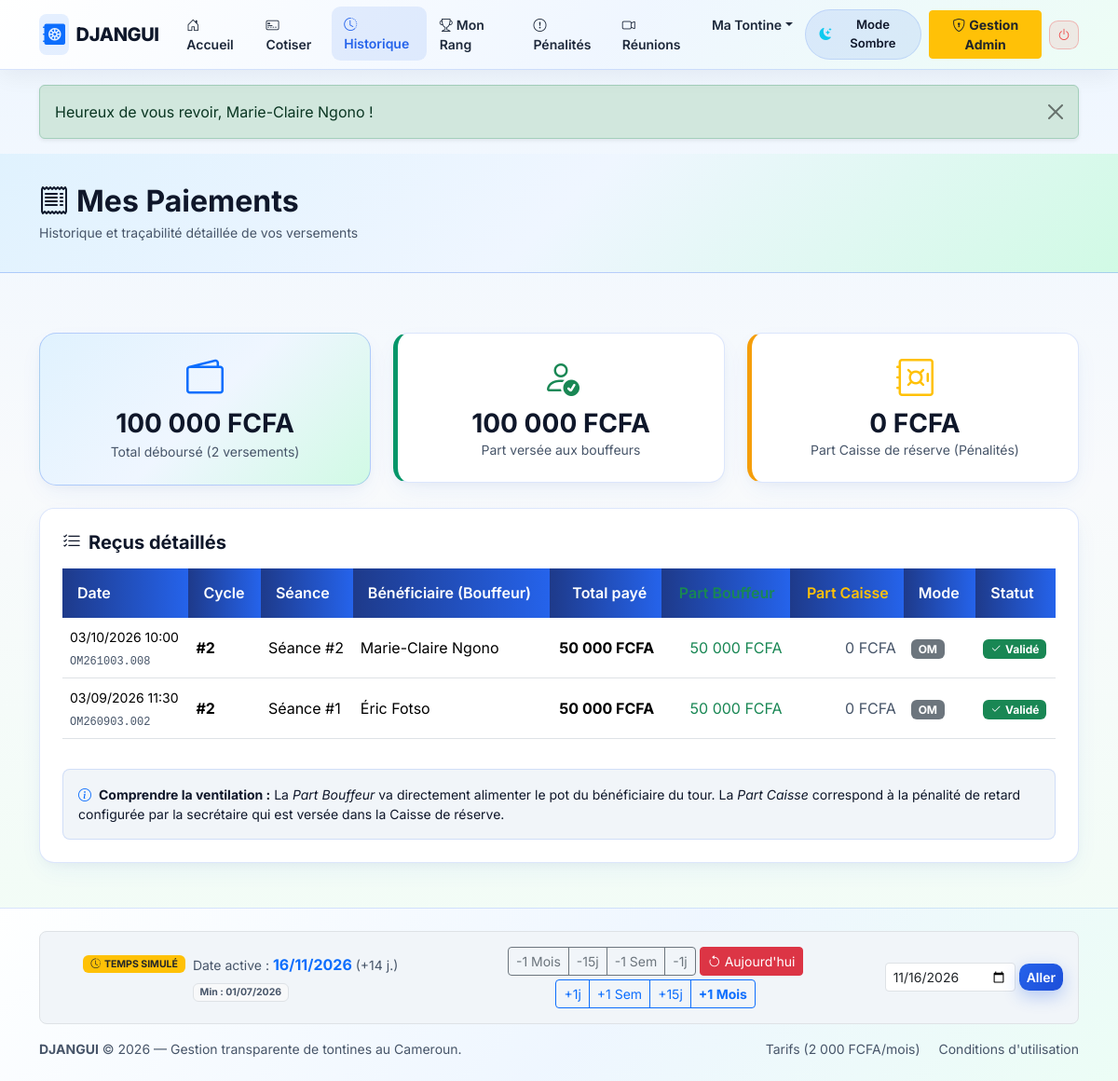
The app's page /member/payments.php (signed in) with its own data.
### tables this page shows
CREATE TABLE payments (
    id INT UNSIGNED AUTO_INCREMENT PRIMARY KEY,
    contribution_id INT UNSIGNED NOT NULL,
    paye_par_user_id INT UNSIGNED NOT NULL COMMENT 'Le membre connecte qui a initie le paiement',
    montant_total DECIMAL(12,2) NOT NULL COMMENT 'Montant total debourse par le membre',
    part_beneficiaire DECIMAL(12,2) NOT NULL DEFAULT 0.00 COMMENT 'Part versee au bouffeur (actuel ou ancien) de la seance',
    part_caisse_reserve DECIMAL(12,2) NOT NULL DEFAULT 0.00 COMMENT 'Part versee a la caisse de reserve de l admin (penalite/reliquat)',
    mode_paiement ENUM('momo', 'om', 'especes') NOT NULL DEFAULT 'momo',
    reference_paiement VARCHAR(80) DEFAULT NULL,
    date_paiement DATETIME NOT NULL DEFAULT CURRENT_TIMESTAMP,
    est_en_retard TINYINT(1) NOT NULL DEFAULT 0,
    statut_paiement ENUM('valide', 'en_attente', 'rejete') NOT NULL DEFAULT 'valide',
    commentaire VARCHAR(255) DEFAULT NULL,
    created_at DATETIME NOT NULL DEFAULT CURRENT_TIMESTAMP,

    CONSTRAINT chk_payments_total CHECK (montant_total > 0),
    CONSTRAINT chk_payments_ventilation CHECK (montant_total = part_beneficiaire + part_caisse_reserve),
    CONSTRAINT fk_payments_contribution FOREIGN KEY (contribution_id) REFERENCES contributions(id) ON DELETE RESTRICT ON UPDATE CASCADE,
    CONSTRAINT fk_payments_payeur FOREIGN KEY (paye_par_user_id) REFERENCES users(id) ON DELETE RESTRICT ON UPDATE CASCADE,
    INDEX idx_payments_contribution (contribution_id),
    INDEX idx_payments_payeur (paye_par_user_id, date_paiement)
);

CREATE TABLE cycles (
    id INT UNSIGNED AUTO_INCREMENT PRIMARY KEY,
    tontine_id INT UNSIGNED NOT NULL,
    numero_cycle INT UNSIGNED NOT NULL,
    titre VARCHAR(100) NOT NULL,
    montant_cotisation DECIMAL(12,2) NOT NULL,
    frequence ENUM('hebdo', 'bimensuel', 'mensuel') NOT NULL DEFAULT 'mensuel',
    montant_penalite_retard DECIMAL(12,2) NOT NULL DEFAULT 0.00,
    date_debut DATE NOT NULL,
    date_fin DATE DEFAULT NULL,
    statut ENUM('brouillon', 'actif', 'termine', 'annule') NOT NULL DEFAULT 'brouillon',
    date_tirage DATETIME DEFAULT NULL,
    tirage_verrouille TINYINT(1) NOT NULL DEFAULT 0,
    auteur_tirage_id INT UNSIGNED DEFAULT NULL,
    created_at DATETIME NOT NULL DEFAULT CURRENT_TIMESTAMP,

    CONSTRAINT uq_cycles_tontine_numero UNIQUE (tontine_id, numero_cycle),
    CONSTRAINT chk_cycles_montant CHECK (montant_cotisation > 0),
    CONSTRAINT chk_cycles_penalite CHECK (montant_penalite_retard >= 0),
    CONSTRAINT fk_cycles_tontine FOREIGN KEY (tontine_id) REFERENCES tontines(id) ON DELETE CASCADE ON UPDATE CASCADE,
    CONSTRAINT fk_cycles_auteur_tirage FOREIGN KEY (auteur_tirage_id) REFERENCES users(id) ON DELETE SET NULL ON UPDATE CASCADE,
    INDEX idx_cycles_tontine_statut (tontine_id, statut)
);

CREATE TABLE contributions (
    id INT UNSIGNED AUTO_INCREMENT PRIMARY KEY,
    cycle_member_id INT UNSIGNED NOT NULL COMMENT 'Le membre qui doit payer cette cotisation',
    beneficiaire_cycle_member_id INT UNSIGNED NOT NULL COMMENT 'Le bouffeur de cette seance qui recoit les fonds',
    numero_seance INT UNSIGNED NOT NULL,
    date_echeance DATE NOT NULL,
    montant_attendu DECIMAL(12,2) NOT NULL,
    montant_paye DECIMAL(12,2) NOT NULL DEFAULT 0.00,
    statut ENUM('en_attente', 'partiel', 'paye', 'en_retard') NOT NULL DEFAULT 'en_attente',
    created_at DATETIME NOT NULL DEFAULT CURRENT_TIMESTAMP,
    updated_at DATETIME NOT NULL DEFAULT CURRENT_TIMESTAMP ON UPDATE CURRENT_TIMESTAMP,

    CONSTRAINT uq_contrib_membre_seance UNIQUE (cycle_member_id, numero_seance),
    CONSTRAINT chk_contrib_attendu CHECK (montant_attendu > 0),
    CONSTRAINT chk_contrib_paye CHECK (montant_paye >= 0),
    CONSTRAINT fk_contrib_payeur FOREIGN KEY (cycle_member_id) REFERENCES cycle_members(id) ON DELETE CASCADE ON UPDATE CASCADE,
    CONSTRAINT fk_contrib_bouffeur FOREIGN KEY (beneficiaire_cycle_member_id) REFERENCES cycle_members(id) ON DELETE RESTRICT ON UPDATE CASCADE,
    INDEX idx_contrib_echeance_statut (date_echeance, statut),
    INDEX idx_contrib_bouffeur (beneficiaire_cycle_member_id)
);

CREATE TABLE users (
    id INT UNSIGNED AUTO_INCREMENT PRIMARY KEY,
    code_public VARCHAR(24) NOT NULL COMMENT 'Identifiant public pour le QR Code (sans donnees sensibles)',
    username VARCHAR(50) NOT NULL,
    password_hash VARCHAR(255) NOT NULL,
    nom_complet VARCHAR(120) NOT NULL,
    telephone VARCHAR(20) NOT NULL,
    email VARCHAR(150) DEFAULT NULL,
    numero_cni VARCHAR(60) DEFAULT NULL COMMENT 'Donnee sensible visible uniquement par l admin',
    role ENUM('admin', 'member') NOT NULL DEFAULT 'member',
    statut_membre ENUM('actif', 'inactif', 'sorti') NOT NULL DEFAULT 'actif',
    statut_validation ENUM('en_attente', 'accepte', 'refuse') NOT NULL DEFAULT 'accepte',
    canal_paiement ENUM('momo', 'om', 'especes') NOT NULL DEFAULT 'momo',
    telephone_paiement VARCHAR(20) NOT NULL COMMENT 'Numero MoMo/OM qui envoie les cotisations et recoit le pot',
    tentatives_echouees TINYINT UNSIGNED NOT NULL DEFAULT 0,
    blocage_jusqua DATETIME DEFAULT NULL,
    reset_token VARCHAR(100) DEFAULT NULL,
    reset_expire_at DATETIME DEFAULT NULL,
    tontine_id INT UNSIGNED DEFAULT NULL COMMENT '1 seule tontine autorisee par compte',
    created_at DATETIME NOT NULL DEFAULT CURRENT_TIMESTAMP,
    updated_at DATETIME NOT NULL DEFAULT CURRENT_TIMESTAMP ON UPDATE CURRENT_TIMESTAMP,

    CONSTRAINT uq_users_code_public UNIQUE (code_public),
    CONSTRAINT uq_users_username UNIQUE (username),
    CONSTRAINT uq_users_telephone UNIQUE (telephone),
    CONSTRAINT uq_users_email UNIQUE (email),
    INDEX idx_users_tontine_statut (tontine_id, statut_membre)
);

### includes/functions.php (called while the page is built, shortened)
<?php
function e($texte) {
    return htmlspecialchars((string)$texte, ENT_QUOTES, 'UTF-8');
}
function format_fcfa($montant) {
    return number_format((float)$montant, 0, ',', ' ') . ' FCFA';
}

### member/payments.php (the view, shortened to what this page needs)
<?php
require_once __DIR__ . '/../includes/functions.php';
$user_id    = (int)$_SESSION['user_id'];
$stmt = $pdo->prepare("
    SELECT
        p.id,
        p.montant_total,
        p.part_beneficiaire,
        p.part_caisse_reserve,
        p.mode_paiement,
        p.reference_paiement,
        p.statut_paiement,
        p.est_en_retard,
        p.date_paiement,
        c.numero_seance,
        cy.numero_cycle,
        u_ben.nom_complet AS ben_nom
    FROM payments p
    JOIN contributions c ON c.id = p.contribution_id
    JOIN cycle_members cm_payeur ON cm_payeur.id = c.cycle_member_id
    JOIN cycles cy ON cy.id = cm_payeur.cycle_id
    JOIN cycle_members cm_ben ON cm_ben.id = c.beneficiaire_cycle_member_id
    JOIN users u_ben ON u_ben.id = cm_ben.user_id
    WHERE p.paye_par_user_id = ?
    ORDER BY p.date_paiement DESC
");
$stmt->execute([$user_id]);
$paiements = $stmt->fetchAll();
$total_paye      = 0.0;
$total_bouffeurs = 0.0;
$total_caisse    = 0.0;
foreach ($paiements as $p) {
    if ($p['statut_paiement'] === 'valide' || $p['statut_paiement'] === 'paye') {
        $total_paye      += (float)$p['montant_total'];
        $total_bouffeurs += (float)$p['part_beneficiaire'];
        $total_caisse    += (float)$p['part_caisse_reserve'];
    }
}
require_once __DIR__ . '/../includes/header.php';
require_once __DIR__ . '/../includes/navbar.php';
?>
<div class="page-header-dark">
    <div class="container">
        <h2 class="fw-bold mb-1"><i class="bi bi-receipt me-2"></i>Mes Paiements</h2>
        <p class="text-muted mb-0 small">Historique et traçabilité détaillée de vos versements</p>
    </div>
</div>
<div class="container pb-5">
    <div class="row g-4 mt-2">
        <div class="col-md-4">
            <div class="card-accent-djangui hover-lift p-4 text-center">
                <i class="bi bi-wallet2 display-6 text-primary"></i>
                <h3 class="fw-bold mt-2 mb-0"><?= format_fcfa($total_paye) ?></h3>
                <small class="text-muted">Total déboursé (<?= count($paiements) ?> versement<?= count($paiements) > 1 ? 's' : '' ?>)</small>
            </div>
        </div>
        <div class="col-md-4">
            <div class="card card-djangui hover-lift p-4 text-center border-left-emerald">
                <i class="bi bi-person-check display-6 text-success"></i>
                <h3 class="fw-bold mt-2 mb-0"><?= format_fcfa($total_bouffeurs) ?></h3>
                <small class="text-muted">Part versée aux bouffeurs</small>
            </div>
        </div>
        <div class="col-md-4">
            <div class="card card-djangui hover-lift p-4 text-center border-left-warning">
                <i class="bi bi-safe display-6 text-warning"></i>
                <h3 class="fw-bold mt-2 mb-0"><?= format_fcfa($total_caisse) ?></h3>
                <small class="text-muted">Part Caisse de réserve (Pénalités)</small>
            </div>
        </div>
    </div>
    <div class="card card-djangui p-4 mt-4">
        <h5 class="fw-bold mb-3"><i class="bi bi-list-check me-2"></i>Reçus détaillés</h5>
        <?php if (empty($paiements)): ?>
            <p class="text-muted text-center py-4">Aucun versement enregistré sur votre compte.</p>
        <?php else: ?>
            <div class="table-responsive">
                <table class="table table-djangui align-middle">
                    <thead>
                        <tr>
                            <th>Date</th>
                            <th>Cycle</th>
                            <th>Séance</th>
                            <th>Bénéficiaire (Bouffeur)</th>
                            <th class="text-end">Total payé</th>
                            <th class="text-end text-success">Part Bouffeur</th>
                            <th class="text-end text-warning">Part Caisse</th>
                            <th>Mode</th>
                            <th>Statut</th>
                        </tr>
                    </thead>
                    <tbody>
                        <?php foreach ($paiements as $p): ?>
                        <tr>
                            <td>
                                <small><?= date('d/m/Y H:i', strtotime($p['date_paiement'])) ?></small>
                                <?php if (!empty($p['reference_paiement'])): ?>
                                    <br><span class="text-muted font-monospace" style="font-size: 0.75rem;"><?= e($p['reference_paiement']) ?></span>
                                <?php endif; ?>
                            </td>
                            <td class="fw-bold">#<?= (int)$p['numero_cycle'] ?></td>
                            <td>Séance #<?= (int)$p['numero_seance'] ?></td>
                            <td><?= e($p['ben_nom']) ?></td>
                            <td class="text-end fw-bold"><?= format_fcfa($p['montant_total']) ?></td>
                            <td class="text-end text-success"><?= format_fcfa($p['part_beneficiaire']) ?></td>
                            <td class="text-end <?= (float)$p['part_caisse_reserve'] > 0 ? 'text-warning fw-bold' : 'text-muted' ?>">
                                <?= (float)$p['part_caisse_reserve'] > 0 ? format_fcfa($p['part_caisse_reserve']) : '0 FCFA' ?>
                            </td>
                            <td>
                                <span class="badge bg-secondary"><?= e(strtoupper($p['mode_paiement'])) ?></span>
                            </td>
                            <td>
                                <?php if ((int)$p['est_en_retard'] === 1): ?>
                                    <span class="badge bg-warning text-dark"><i class="bi bi-exclamation-triangle me-1"></i>Payé en retard</span>
                                <?php else: ?>
                                    <span class="badge bg-success"><i class="bi bi-check2 me-1"></i>Validé</span>
                                <?php endif; ?>
                            </td>
                        </tr>
                        <?php endforeach; ?>
                    </tbody>
                </table>
            </div>
            <div class="p-3 rounded-3 box-adaptive mt-3 small">
                <i class="bi bi-info-circle me-1 text-primary"></i>
                <strong>Comprendre la ventilation :</strong>
                La <em>Part Bouffeur</em> va directement alimenter le pot du bénéficiaire du tour.
                La <em>Part Caisse</em> correspond à la pénalité de retard configurée par la secrétaire qui est versée dans la Caisse de réserve.
            </div>
        <?php endif; ?>
    </div>
</div>
<?php require_once __DIR__ . '/../includes/footer.php'; ?>

### assets/css/style.css (style rules this page uses)
:root, [data-theme="light"] { --dj-bg-body: #f4f8fb; --dj-bg-body-gradient: linear-gradient(180deg, #eef6ff 0%, #f8fafc 45%, #f0fdf4 100%); --dj-bg-card: #fff; --dj-bg-section-alt: linear-gradient(135deg, #ffffff 0%, #f0f7ff 60%, #ecfdf5 100%); --dj-bg-box: #f1f5f9; --dj-text-main: #0f172a; --dj-text-muted: #475569; --dj-border-color: rgba(37, 99, 235, 0.16); --dj-navbar-bg: linear-gradient(135deg, rgba(255, 255, 255, 0.96) 0%, rgba(239, 246, 255, 0.96) 55%, rgba(236, 253, 245, 0.96) 100%); --dj-navbar-border: rgba(37, 99, 235, 0.18); --dj-navbar-shadow: 0 6px 24px rgba(15, 23, 42, 0.06); --dj-nav-link: #1e293b; --dj-nav-link-hover-bg: rgba(37, 99, 235, 0.10); --dj-nav-link-active: #2563eb; --dj-brand-text: #0f172a; --dj-hero-overlay: linear-gradient(125deg, rgba(255, 255, 255, 0.93) 0%, rgba(224, 242, 254, 0.88) 52%, rgba(209, 250, 229, 0.84) 100%); --dj-hero-title: #0f172a; --dj-hero-subtitle: #1e293b; --dj-hero-shadow: 0 2px 10px rgba(255, 255, 255, 0.8); --dj-hero-badge-bg: rgba(37, 99, 235, 0.10); --dj-hero-badge-border: rgba(37, 99, 235, 0.30); --dj-hero-invite-bg: rgba(255, 255, 255, 0.88); --dj-hero-invite-border: rgba(37, 99, 235, 0.25); --dj-phone-frame: linear-gradient(145deg, #ffffff 0%, #e2e8f0 100%); --dj-phone-border: #cbd5e1; --dj-phone-screen: #f8fafc; --dj-phone-tx-bg: #ffffff; --dj-phone-pot-bg: linear-gradient(135deg, #2563eb 0%, #0284c7 60%, #059669 100%); --dj-accent-card-bg: linear-gradient(135deg, #e0f2fe 0%, #eff6ff 50%, #d1fae5 100%); --dj-accent-card-border: rgba(37, 99, 235, 0.28); --dj-accent-card-text: #0f172a; --dj-accent-subbox-bg: rgba(255, 255, 255, 0.85); --dj-card-shadow: 0 10px 28px -6px rgba(37, 99, 235, 0.08), 0 4px 12px -3px rgba(15, 23, 42, 0.04); --dj-hover-shadow: 0 20px 38px -8px rgba(37, 99, 235, 0.22); --dj-table-head-bg: linear-gradient(90deg, #1e3a8a 0%, #2563eb 100%); --dj-table-head-text: #ffffff; --dj-blue: #2563eb; --dj-emerald: #059669; }
body { background: var(--dj-bg-body-gradient); background-color: var(--dj-bg-body); color: var(--dj-text-main); font-family: 'Inter', system-ui, -apple-system, sans-serif; min-height: 100vh; display: flex; flex-direction: column; transition: background 0.3s ease, color 0.25s ease; overflow-x: hidden; }
.text-muted { color: var(--dj-text-muted) !important; }
.card-djangui { background-color: var(--dj-bg-card); color: var(--dj-text-main); border: 1px solid var(--dj-border-color); border-radius: 1rem; box-shadow: var(--dj-card-shadow); transition: transform 0.28s ease, box-shadow 0.28s ease, border-color 0.28s ease, background-color 0.25s ease; }
.card-dark-djangui, .card-accent-djangui { background: var(--dj-accent-card-bg); color: var(--dj-accent-card-text); border: 1px solid var(--dj-accent-card-border); border-radius: 1.15rem; box-shadow: var(--dj-card-shadow); transition: all 0.28s ease; }
.border-left-emerald { border-left: 5px solid var(--dj-emerald) !important; }
.border-left-warning { border-left: 5px solid #f59e0b !important; }
.page-header-dark { background: var(--dj-accent-card-bg); color: var(--dj-accent-card-text); padding: 2rem 0; margin-bottom: 2rem; border-bottom: 1px solid var(--dj-accent-card-border); }
.box-adaptive { background-color: var(--dj-bg-box); border: 1px solid var(--dj-border-color); }
.table-djangui thead th { background: var(--dj-table-head-bg); color: var(--dj-table-head-text); font-weight: 600; border: none; padding: 0.9rem 1rem; }

### records on screen
payments: date_paiement "03/10/2026 10:00", reference_paiement "OM261003.008", cycles.numero_cycle "2", contribution.numero_seance "2", paye_par_user.nom_complet "Marie-Claire Ngono", montant_total "50 000 FCFA", part_beneficiaire "50 000 FCFA", part_caisse_reserve "0 FCFA", mode_paiement "OM", est_en_retard 0 (drawn)
payments: date_paiement "03/09/2026 11:30", reference_paiement "OM260903.002", cycles.numero_cycle "2", contribution.numero_seance "1", users.nom_complet "Éric Fotso", montant_total "50 000 FCFA", part_beneficiaire "50 000 FCFA", part_caisse_reserve "0 FCFA", mode_paiement "OM", est_en_retard 0 (drawn)

### other values on screen
$_SESSION['flash_texte'] "Heureux de vous revoir, Marie-Claire Ngono !"
format_fcfa($total_paye) "100 000 FCFA"
count($paiements) "2"
format_fcfa($total_bouffeurs) "100 000 FCFA"
format_fcfa($total_caisse) "0 FCFA"
$date_sim_str "16/11/2026"
$jours_ecart "14"
$date_min_str "01/07/2026"
date_actuelle('Y') "2026"
